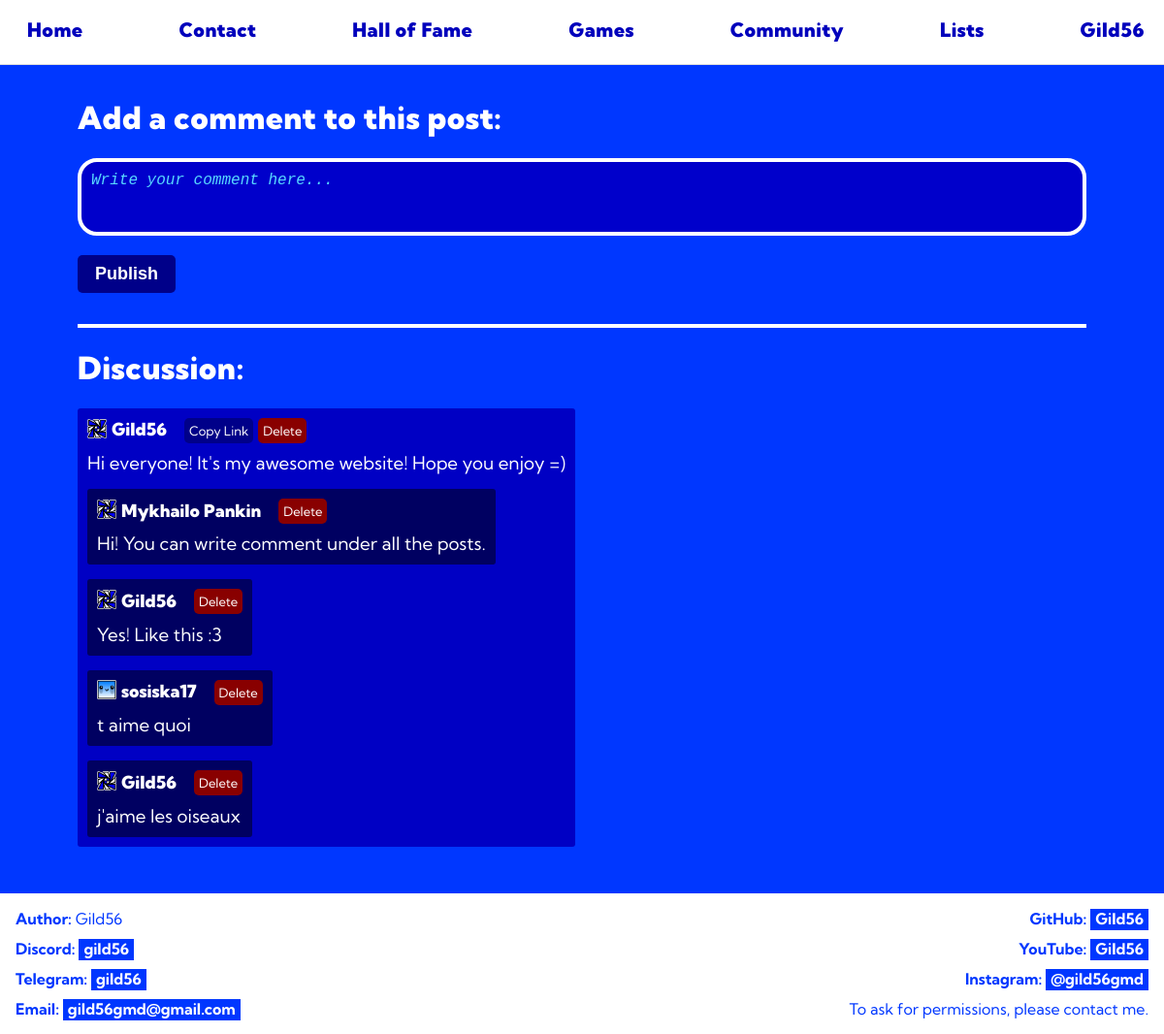
/posts/1 (signed in), run on the app's committed database.
### tables this page shows
CREATE TABLE posts (
    id INTEGER PRIMARY KEY AUTOINCREMENT,
    content TEXT NOT NULL,
    author_name INTEGER NOT NULL
);

CREATE TABLE "accounts" (
                id INTEGER PRIMARY KEY AUTOINCREMENT,
                login TEXT UNIQUE NOT NULL,
                password TEXT NOT NULL,
                email TEXT NOT NULL,
                role TEXT DEFAULT 'user',
                bio TEXT DEFAULT "There's not yet bio...",
                pfp TEXT DEFAULT 'default',
                timestamp DATETIME DEFAULT CURRENT_TIMESTAMP
            );

CREATE TABLE comments (
    id INTEGER PRIMARY KEY AUTOINCREMENT,
    content TEXT NOT NULL,
    post_id INTEGER NOT NULL,
    author_name INTEGER NOT NULL,
    account_name TEXT
);

### app.py (the view)
@app.route("/posts/<post_id>", methods=["GET", "POST"])
def post(post_id: str):
    if not logged_in():
        return redirect(request.referrer)
    if request.method == "POST":
        textarea_content = request.form.get("input_comment_text", None)
        if textarea_content is not None:
            g.db.add_comment(textarea_content, post_id, get_username())
        return redirect(url_for('post', post_id=post_id))
    return render_template(
        "post.html", post=g.db.get_post(post_id), logged_in=logged_in(),
        username=get_username(), role=get_role(), comments=g.db.get_comments(),
        get_pfp=get_pfp, get_comment_author=g.db.get_comment_author,
        get_post_author=g.db.get_post_author
    )

### app.py (called while the page is built)
def get_pfp(user: str) -> str:
    return g.db.get_pfp(user)

def logged_in() -> bool:
    return session.get("account_login", None) is not None

def get_username() -> str | None:
    return session.get("account_login", None)

def get_role() -> str:
    try:
        return g.db.get_role(get_username())
    except Exception:
        return "user"

@app.before_request
def before_request() -> None:
    if not hasattr(g, 'db'):
        g.db = DBScripts(db_name="site.db")
        g.db.connect()
        g.db.create_tables()

@app.teardown_appcontext
def teardown_request(exception: BaseException | None = None) -> None:
    db = getattr(g, 'db', None)
    if db is not None:
        db.disconnect()
        g.pop('db', None)

### core/database.py (called while the page is built, shortened)
    def connect(self) -> None:
        self.connection = sql.connect(self.db_name)
        self.cursor = self.connection.cursor()

    def disconnect(self) -> None:
        if self.cursor:
            self.cursor.close()
        if self.connection:
            self.connection.close()

    def files_to_dict(self) -> None:
        directory_path = "core/sql"
        for filename in os.listdir(directory_path):
            file_path = os.path.join(directory_path, filename)
            if not os.path.isfile(file_path):
                continue
            with open(file_path, 'r', encoding='utf-8') as file:
                self.sql_dict[filename] = file.read()

    def get_sql(self, filename: str) -> str | Literal["error"]:
        file = f"{filename}.sql"
        return self.sql_dict.get(file, "error")

    def execute(
        self,
        input_query: str,
        args: list[Any] | None = None,
        fetch_count: int | None = -1
    ) -> Any:
        if not input_query:
            return None
        result = None
        query = self.get_sql(input_query)
        try:
            if not self.cursor or not self.connection:
                return None
            self.cursor.execute(str(query), args or [])
            match fetch_count:
                case 1:
                    result = self.cursor.fetchone()
                case -1:
                    result = self.cursor.fetchall()
                case _:
                    result = self.cursor.fetchmany(fetch_count)
            self.connection.commit()
        finally:
            return result

### core/dbscripts.py (called while the page is built)
    def create_tables(self) -> None:
        self.execute("create_accounts_table")
        self.execute("create_comments_table")
        self.execute("create_posts_table")

### templates/post.html (shortened to what this page needs)
{% extends 'base.html' %}
{% block content %}
<header>
    <nav>
        <a href="{{ url_for('index') }}">Home</a>
        <a href="{{ url_for('contact') }}">Contact</a>
        <a href="{{ url_for('hall_of_fame') }}">Hall of Fame</a>
        <a href="{{ url_for('games') }}">Games</a>
        <a href="{{ url_for('community') }}">Community</a>
        <a href="{{ url_for('levels_list') }}">Lists</a>
        <a href="{{ url_for('user_profile', profile=username) }}">{{ username }}</a>
    </nav>
</header>
<main>
    <h1>Add a comment to this post:</h1>
    <form method="post" action="{{ url_for('post', post_id=post[0]) }}" class="margin-bottom" name="comment">
        <p><textarea id="input-comment-text" name="input_comment_text" placeholder="Write your comment here..."></textarea></p>
        <button type="submit">Publish</button>
    </form>
    <hr>
    <h1>Discussion:</h1>
    <div class="post">
        <div class="row">
            <div class="img-container">
                <a href="{{ url_for('user_profile', profile=post[2]) }}" class="no-bg no-margin no-padding">
                    <img src="{{ url_for('static', filename=('images/cubes/' + get_pfp(post[2]))) }}" height="20", width="20" alt="{{ post[2] }}'s pfp">
                </a>
            </div>
            <a href="{{ url_for('user_profile', profile=post[2]) }}" class="name no-margin">{{ post[2] }}</a>
            <a class="link smaller-padding" onclick="copyLink('{{ post[0] }}')">Copy Link</a>
            {% if role == "admin" or username == post[2] %}
                <a class="red link smaller-padding small-margin-left" href="{{ url_for('delete_post', post_id=post[0]) }}">Delete</a>
            {% endif %}
        </div>
        <h3>{{ post[1] }}</h3>
        {% for comment in comments %}
            {% if comment[2] == post[0] %}
                <div class="comment">
                    <div class="row">
                        <div class="img-container">
                            <a href="{{ url_for('user_profile', profile=comment[3]) }}" class="name no-margin no-padding">
                                <img src="{{ url_for('static', filename=('images/cubes/' + get_pfp(comment[3]))) }}" height="20", width="20" alt="{{ comment[3] }}'s pfp">
                            </a>
                        </div>
                        <a href="{{ url_for('user_profile', profile=comment[3]) }}" class="name no-margin">{{ comment[3] }}</a>
                        {% if role == "admin" or username == comment[3] %}
                            <a class="red link smaller-padding" href="{{ url_for('delete_comment', comment_id=comment[0]) }}">Delete</a>
                        {% endif %}
                    </div>
                    <h3>{{ comment[1] }}</h3>
                </div>
            {% endif %}
        {% endfor %}
    </div>
</main>
{% endblock %}

### static/css/general.css (style rules this page uses)
body { font-family: "Kumbh Sans", sans-serif; margin: 0; background-color: #0037ff; min-height: 100vh; flex-direction: column; display: flex }
header { background-color: #ffffff; color: #0037ff; text-align: center; padding: 1em 0; display: flex; align-items: center; padding: 10px 20px; border-bottom: 1px solid #ddd; position: fixed; top: 0; left: 0; width: 100%; z-index: 1000; margin: 0; }
main { padding-top: 5em; padding-left: 5em; padding-right: 5em; color: #ffffff; flex: 1; margin-bottom: 1em; }
h1, h2, nav a { letter-spacing: 0.5px; font-weight: 900; }
hr { border: #ffffff 2px solid; color: #ffffff; }

### static/css/other.css (style rules this page uses)
.red { color: #770000 }
.no-bg { background-color: transparent !important; }
.no-margin { margin: 0 !important; }

### static/css/links.css (style rules this page uses)
a { padding-left: 5px; padding-right: 5px; padding-bottom: 2px; }
main a { color:#0037ff; background-color: #ffffff; text-decoration: none; font-weight: bold; transition: 0.15s; }
div.post a { color:#ffffff; background-color: inherit; text-decoration: none; font-weight: normal; transition: 0.15s; }

### static/css/navigation-bar.css (style rules this page uses)
nav { text-align: left; display: flex; flex-direction: row; justify-content: space-between; width: 100%; padding-left: 2em; padding-right: 2em; }
nav a { font-weight: 900; font-size: 200%; background-color: #ffffff; border-bottom: 5px solid transparent; color: #0000bc; padding: 8px; margin: 0; text-decoration: none; transition: 0.15s; display: flex; justify-content: flex-end; display: inline; white-space: nowrap; width: fit-content; }

### static/css/form.css (style rules this page uses)
button { display: inline-block; margin: 0; margin-right: 1em; padding: 0.5em 1em; background-color: #000089; color: #ffffff; text-decoration: none; border-radius: 5px; transition: background-color 0.3s ease, transform 0.3s ease; border: none; cursor: pointer; margin-bottom: 5px; font-size: large !important; font-weight: bold; }
form button { font-size: 1.5em; margin: 0; }

### static/css/textarea.css (style rules this page uses)
textarea { left: 20px; width: 100%; height: 5em; padding: 10px; border: 4px solid #ffffff; border-radius: 20px; overflow-y: auto; background-color: #0000cb; resize: none; font-size: 1rem; color: #ffffff; box-sizing: border-box; }
textarea::placeholder { color: #58d8ff; font-style: italic; }

### static/css/posts.css (style rules this page uses)
.margin-bottom { margin-bottom: 2em; }
.post { border-radius: 3px; background-color: #0000c4; padding-left: 10px; padding-right: 10px; padding-top: 10px; padding-bottom: 10px; margin-bottom: 2em; width: fit-content; }
.post h3 { margin-top: 0.5em; margin-bottom: 0; font-weight: normal; }
.comment { border-radius: 3px; background-color: #000061; padding-left: 10px; padding-right: 10px; padding-top: 10px; padding-bottom: 10px; margin-bottom: 0em; margin-top: 15px; width: fit-content; }
.row { text-align: left; display: flex; flex-direction: row; align-items: center; }
.post .row { text-align: left; display: flex; flex-direction: row; margin-bottom: 0; }
.post .row a { margin-bottom: 0; margin-left: 1em; font-size: smaller; }
.post .row .name { margin-bottom: 0; font-size: large; font-weight: 900; white-space: nowrap; }
.link { display: inline-block !important; margin: 0; margin-left: 1em; padding: 0.5em 1em; background-color: #000089 !important; color: #ffffff !important; text-decoration: none !important; border-radius: 5px !important; transition: background-color 0.3s ease, transform 0.3s ease !important; border: none !important; cursor: pointer; height: fit-content; font-size: small !important; font-weight: bold; }
.link.red { background-color: #890000 !important; }
.smaller-padding { padding: 5px !important; white-space: nowrap; }
.small-margin-left { margin-left: 5px !important; }
.no-padding { padding: 0 !important; }

### static/css/mobile.css (style rules this page uses)
@media screen and (max-width: 1300px) { nav a { font-size: 125% !important; } }
@media screen and (max-width: 1300px) { nav { padding-left: 0; } }

### data on the page
posts: author_name.pfp (picture), author_name "Gild56", content "Hi everyone! It's my awesome website! Hope you enjoy =)"
comments: author_name.pfp (picture), author_name "Mykhailo Pankin", content "Hi! You can write comment under all the posts."
comments: author_name.pfp (picture), author_name "Gild56", content "Yes! Like this :3"
comments: author_name.pfp (picture), author_name "sosiska17", content "t aime quoi"
comments: author_name.pfp (picture), author_name "Gild56", content "j'aime les oiseaux"

### other printed values
{{ username }} "Gild56"
